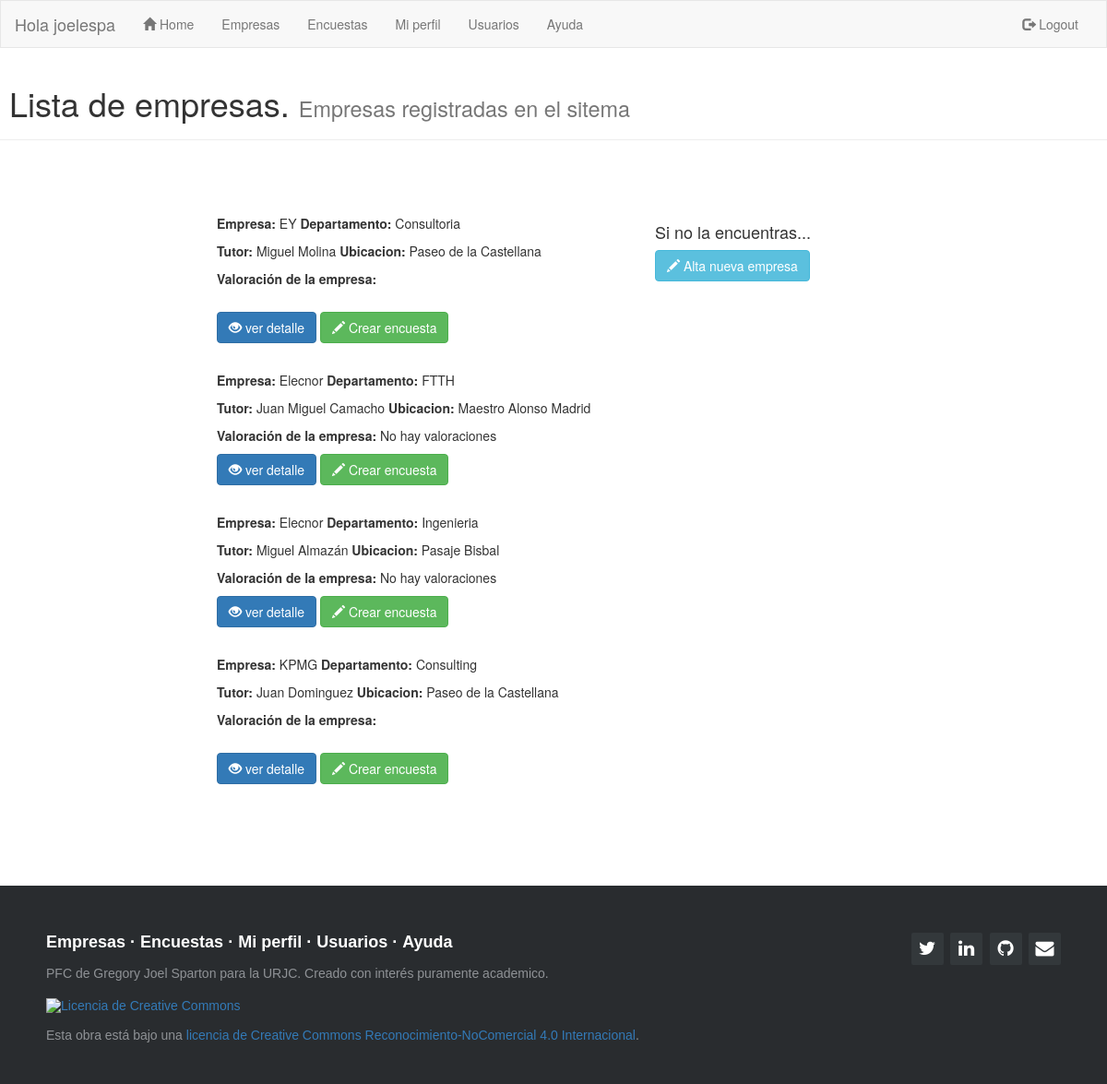
The app's page /empresas/ (signed in) with its own data.
### sopa/models.py (models this page shows)
class usuarios (AbstractUser):
    id_grado = models.IntegerField(null=True,blank=True,default='0')

class empresas (models.Model):
    nombre_empresa = models.TextField(max_length=30,null=True,blank=True,default='')
    created_date = models.DateTimeField(default=timezone.now)
    ubicacion = models.TextField(max_length=40,null=True,blank=True,default='')
    tutor = models.TextField(max_length=25,null=True,blank=True,default='')
    departamento = models.TextField(max_length=20,null=True,blank=True,default='')
    valoracion = models.IntegerField(null=True,blank=True,default='0')

### sopa/views.py (the view)
# urls.py: url(r'^empresas/$', views.lista_empresas, name='lista_empresas'),
@login_required
def lista_empresas(request):
    empresa = empresas.objects.all().order_by('nombre_empresa')
    for x in empresa:
        notamedia(x)
    return render(request, 'sopa/lista_empresas.html', {'titulo': 'SOPA lista empresas' ,'empresas' : empresa})

### sopa/templates/sopa/lista_empresas.html
{% extends "sopa/index.html" %}
{% block content %}
<div class="page-header">
  <h1>&nbsp;Lista de empresas. <small>Empresas registradas en el sitema</small>            </h1>
</div>
<div class="container">
    <br />
    <br />
    <br />
 <div class ="col-md-5 col-md-offset-2">
   {% for empresa in empresas %}
    <p><b>Empresa:</b>  {{empresa.nombre_empresa}} <b>Departamento:</b>  {{empresa.departamento}}
    <p><b>Tutor:</b>  {{empresa.tutor}} <b>Ubicacion:</b>  {{empresa.ubicacion}} </p>
    <p><b>Valoración de la empresa:</b>
      {%if empresa.valoracion != 0%} <span class="rating-static rating-{{empresa.valoracion}}0"></span></p>
      {%else%} No hay valoraciones</p>
      {%endif%}
    <p><a href= '/empresas/{{empresa.pk}}' class="btn btn-primary" role="button">
      <span class="glyphicon glyphicon-eye-open" aria-hidden="true"></span>    ver detalle</a></span>
      <a href= "/encuesta/nueva/{{empresa.nombre_empresa}}/{{empresa.departamento}}/{{empresa.tutor}}"  class="btn btn-success" role="button">
        <span class="glyphicon glyphicon-pencil" aria-hidden="true"></span>    Crear encuesta</a></span></p>
    <br>
  {% endfor %}
  </div>
  <div class="col-md-3">
    <h4>Si no la encuentras...</h4>
    <p><a href= '/empresas/new' class="btn btn-info" role="button">
      <span class="glyphicon glyphicon-pencil" aria-hidden="true"></span>    Alta nueva empresa</a></span></p>
  </div>
</div>
{% endblock content %}

### sopa/templates/sopa/index.html (shortened to what this page needs)
{% load staticfiles %}
<!DOCTYPE html>
<html lang="en">
<head>
  <link rel="stylesheet" href="https://maxcdn.bootstrapcdn.com/bootstrap/3.3.7/css/bootstrap.min.css">
  <link rel="stylesheet" href="{% static 'css/sopa.css' %}">
  <link href="//maxcdn.bootstrapcdn.com/font-awesome/4.1.0/css/font-awesome.min.css" rel="stylesheet">
</head>
  <nav class="navbar navbar-default">
    <div class="container-fluid">
      <div class="navbar-header">
        <a class="navbar-brand" >Hola {{ user.username }}</a>
      </div>
      <div class="collapse navbar-collapse" id="myNavbar">
        <ul class="nav navbar-nav">
          <li><a href="/"><span class="glyphicon glyphicon-home" aria-hidden="true"></span> Home</a></li>
          <li><a title="Empresas" href="/empresas">Empresas</a></li>
          <li><a title="Encuestas" href="/encuesta">Encuestas</a></li>
          <li><a title="Mi perfil" href="/usuarios/miperfil">Mi perfil</a></li>
          <li><a title="Usuarios" href="/usuarios">Usuarios</a></li>
          <li><a title="Ayuda" href="/ayuda">Ayuda</a></li>
        </ul>
        <ul class="nav navbar-nav navbar-right">
          {% if user.is_authenticated %}
          <li><a href="/logout"><span class="glyphicon glyphicon-log-out"></span> Logout</a></li>
          {% else %}
          <li><a href="/login"><span class="glyphicon glyphicon-log-in"></span> Sing In</a></li>
          {% endif %}
        </ul>
      </div>
  </div>
</nav>
<body>
{% block content %}
{% endblock content %}
</body>
<footer class="footer-distributed">
  <div class="footer-right">
    <a href="https://twitter.com/joelespa"><i class="fa fa-twitter"></i></a>
    <a href="https://www.linkedin.com/in/joel-sparton-05886665/"><i class="fa fa-linkedin"></i></a>
    <a href="https://github.com/joelespa"><i class="fa fa-github"></i></a>
    <a href="mailto:joelespa@hotmail.com"><i class="fa fa-envelope" aria-hidden="true"></i>
  </div>
  <div class="footer-left">
    <p class="footer-links">
      <a href="/empresas">Empresas</a>
      ·
      <a href="/encuesta">Encuestas</a>
      ·
      <a href="/usuarios/miperfil">Mi perfil</a>
      ·
      <a href="/usuarios">Usuarios</a>
      ·
      <a href="/ayuda">Ayuda</a>
    </p>
    <p>PFC de Gregory Joel Sparton para la URJC. Creado con interés puramente academico.</p><br>
    <p><a rel="license" href="http://creativecommons.org/licenses/by-nc/4.0/"><img alt="Licencia de Creative Commons" style="border-width:0" src="https://i.creativecommons.org/l/by-nc/4.0/88x31.png" /></a><br><br>Esta obra está bajo una <a rel="license" href="http://creativecommons.org/licenses/by-nc/4.0/">licencia de Creative Commons Reconocimiento-NoComercial 4.0 Internacional</a>.</p>
  </div>
</footer>

### sopa/static/css/sopa.css (style rules this page uses)
.navbar { margin-bottom: 0; border-radius: 0; }
.rating-static { width: 60px; height: 16px; display: block; background: url('http://www.itsalif.info/blogfiles/rating/star-rating.png') 0 0 no-repeat; }
.rating-40 { background-position: -12px 0; }
.footer-distributed { background-color: #292c2f; box-shadow: 0 1px 1px 0 rgba(0, 0, 0, 0.12); box-sizing: border-box; width: 100%; text-align: left; font: normal 16px sans-serif; padding: 45px 50px; margin-top: 80px; }
.footer-distributed .footer-left p { color: #8f9296; font-size: 14px; margin: 0; }
.footer-distributed p.footer-links { font-size:18px; font-weight: bold; color: #ffffff; margin: 0 0 10px; padding: 0; }
.footer-distributed p.footer-links a { display:inline-block; line-height: 1.8; text-decoration: none; color: inherit; }
.footer-distributed .footer-right { float: right; margin-top: 6px; max-width: 180px; }
.footer-distributed .footer-right a { display: inline-block; width: 35px; height: 35px; background-color: #33383b; border-radius: 2px; font-size: 20px; color: #ffffff; text-align: center; line-height: 35px; margin-left: 3px; }

### records on screen
usuarios: username "joelespa"
empresas: nombre_empresa "EY", departamento "Consultoria", tutor "Miguel Molina", ubicacion "Paseo de la Castellana"
empresas: nombre_empresa "Elecnor", departamento "FTTH", tutor "Juan Miguel Camacho", ubicacion "Maestro Alonso Madrid", valoracion "No hay valoraciones"
empresas: nombre_empresa "Elecnor", departamento "Ingenieria", tutor "Miguel Almazán", ubicacion "Pasaje Bisbal", valoracion "No hay valoraciones"
empresas: nombre_empresa "KPMG", departamento "Consulting", tutor "Juan Dominguez", ubicacion "Paseo de la Castellana"
